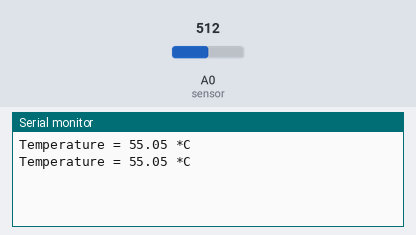
The sketch below on a simulated Arduino Uno, built with avr-gcc and run on an emulated ATmega328P. Parts: the last lines printed to the serial monitor. The test bench sets the inputs (shaded band); at power-on: A0 (sensor) = 512.

Above: at 1.8 s.
1.9 s: A0 (sensor) set to 716
At 2.8 s:
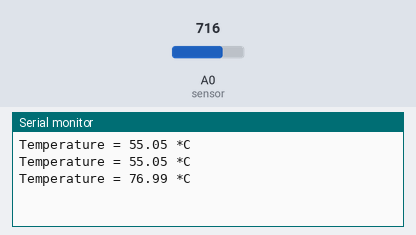
3.4 s: A0 (sensor) set to 900
At 4.6 s:
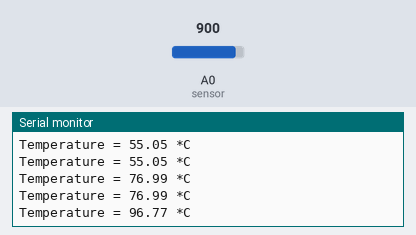
Timing chart, 0 to 6.4 s (numbered marks = the images above; inputs shaded):
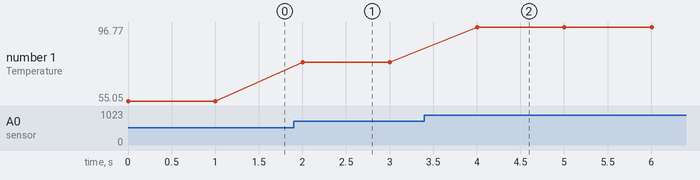

Measured:
- after the input at 1.9 s, the serial monitor: prints a new line after 0.10 s (image 1)
- after the input at 3.4 s, the serial monitor: prints a new line after 0.60 s (image 2)
- plotted number 1: 55.05 → 76.99 after the input at 1.9 s, 76.99 → 96.77 after the input at 3.4 s

The sketch:

exe05_temperature.ino
```cpp
const int sensor = 0;
float temperature = 0;
int ADCread = 0;

void setup() {
  Serial.begin(9600);
  analogReference(INTERNAL);
}

void loop() {
  ADCread = analogRead(sensor);
  temperature = ADCread * 0.1075268817;

  Serial.print("Temperature = ");
  Serial.print(temperature);
  Serial.println(" *C");

  delay(1000);
}
```
